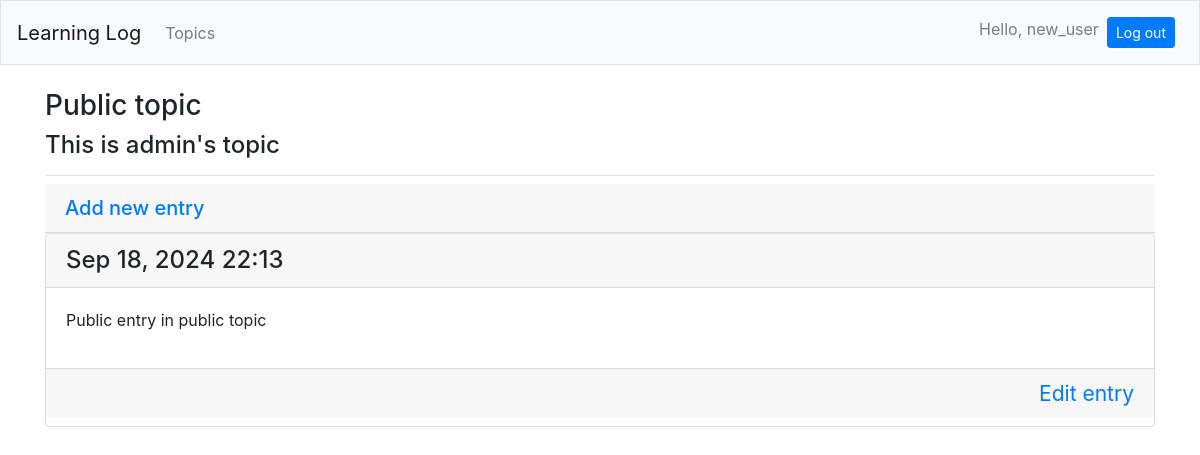
Screenshot of /topics/5/ (signed in) with the database file from the repository.
### learning_logs/models.py (models this page shows, shortened)
class Topic(models.Model):
	text = models.CharField(max_length=200)
	date_added = models.DateTimeField(auto_now_add=True)
	owner = models.ForeignKey(User, on_delete=models.CASCADE)
	private = models.BooleanField()
	def __str__(self):
		return self.text

class Entry(models.Model):
	topic = models.ForeignKey(Topic, on_delete=models.CASCADE)
	text = models.TextField()
	date_added  = models.DateTimeField(auto_now_add=True)
	class Meta:
		verbose_name_plural = 'entries'

### learning_logs/views.py (the view)
# urls.py: path('topics/<int:topic_id>/', views.topic, name='topic'),
@login_required
def topic(request, topic_id):
	topic = get_object_or_404(Topic, id=topic_id)
	if topic.owner != request.user and topic.private:
		raise Http404
	entries = topic.entry_set.order_by('-date_added')
	context = {'topic': topic, 'entries': entries}
	return render(request, 'learning_logs/topic.html', context)

### learning_logs/templates/learning_logs/topic.html (shortened to what this page needs)
{% extends "learning_logs/base.html" %}
{% block page_header %}
	<h3>{{ topic }}</h3>
	{% if user == topic.owner %}
		<h4>This is your topic</h4>
		<div class="clearfix">
			<h5>
				<a class="float-right" href="{% url 'learning_logs:delete_topic' topic.id %}">Delete topic</a>
			</h5>
		</div>
	{% else %}
		<h4>This is {{ topic.owner }}'s topic</h4>
	{% endif %}
{% endblock page_header %}
{% block content %}
	<h5 class="card-header">
		<a href="{% url 'learning_logs:new_entry' topic.id %}">Add new entry</a>
	</h5>
		{% for entry in entries %}
			<div class="card mb-3">
				<h4 class="card-header">
					{{ entry.date_added|date:'M d, Y H:i' }}
				</h4>
				<div class="card-body">
					{{ entry.text|linebreaks }}
				</div>
				<h4 class="card-footer">
					<small><a class="float-right" href="{% url 'learning_logs:edit_entry' entry.id %}">
						Edit entry</a></small>
				</h4>
			</div>
		{% empty %}
			<p>There are no entries for this topic yet</p>
		{% endfor %}
{% endblock content %}

### learning_logs/templates/learning_logs/base.html (shortened to what this page needs)
{% load bootstrap4 %}
<!DOCTYPE html>
<html>
<head>
	{% bootstrap_css %}
</head>
<body>
	<nav class="navbar navbar-expand-md navbar-light bg-light mb-4 border">
		<a class="navbar-brand" href="{% url 'learning_logs:index' %}">
			Learning Log</a>
	   	<div class="collapse navbar-collapse" id="navbarCollapse">
	   		<ul class="navbar-nav mr-auto">
	   			<li class="nav-item">
	   				<a class="nav-link" href="{% url 'learning_logs:topics' %}">
	   					Topics</a></li>
	   		</ul>
	   		<ul class="navbar-nav ml-auto">
	   			{% if user.is_authenticated %}
	   				<li class="nav-item">
	   					<span class="navbar-text">Hello, {{ user.username }}</span>
	   				</li>
	   				<li class="nav-item">
	   					<form method="post" class="nav-link" action="{% url 'users:logout' %}">
	   						<button class="btn btn-sm btn-primary" type="submit">Log out</button>
	   					</form>
	   				</li>
	   			{% endif %}
	   		</ul>
	   	</div>
	</nav>
	<main role="main" class="container">
		<div class="pb-2 mb-2 border-bottom">
			{% block page_header %}{% endblock page_header %}
		</div>
		<div>
			{% block content %}{% endblock content %}
		</div>
	</main>
</body>
</html>

### rows the page displays
Topic: text "Public topic", owner "admin"
Entry: date_added "Sep 18, 2024 22:13", text "Public entry in public topic"

### other values shown
{{ user.username }} "new_user"
